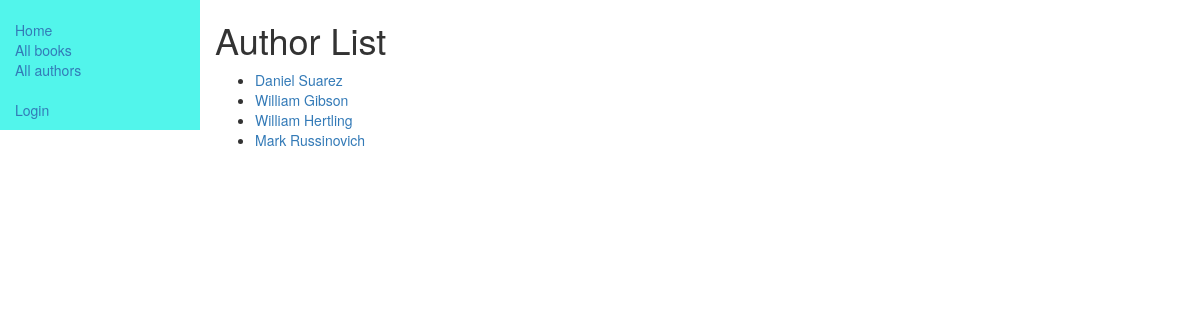
The app's page /catalog/authors/, older data.
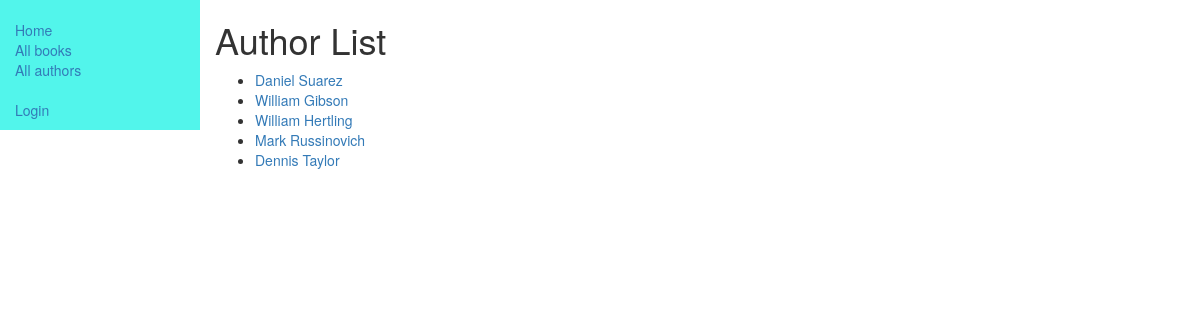
The same page, newer data.
### catalog/models.py (models this page shows, shortened)
class Author(models.Model):
    first_name = models.CharField(max_length=100, help_text="Author's First Name")
    last_name = models.CharField(max_length=100, help_text="Author's Last Name")
    date_of_birth = models.DateField(null=True, blank=True)
    date_of_death = models.DateField('Died', null=True, blank=True)
    def get_absolute_url(self):
        return reverse ('author-detail', args=[str(self.id)])

### catalog/views.py (the view)
class AuthorListView(generic.ListView):
    model = Author
    def get_context_data(self, **kwargs):
        context = super(AuthorListView, self).get_context_data(**kwargs)
        context['page_title'] = 'Author List'
        return context

### catalog/templates/catalog/author_list.html (shortened to what this page needs)
{% extends "base.html" %}
{% block content %}
<h1>Author List</h1>
   {% if author_list %}
   <ul>
     {% for author in author_list %}
     <li>
       <a href="{{ author.get_absolute_url }}">{{ author.first_name }} {{author.last_name}}</a>
     </li>
     {% endfor %}
   </ul>
   {% else %}
     <p>There are no Auhors in our records.</p>
   {% endif %}
{% endblock content %}

Row changes from the older to the newer data that the page shows:
added Author: first_name "Dennis", last_name "Taylor"
